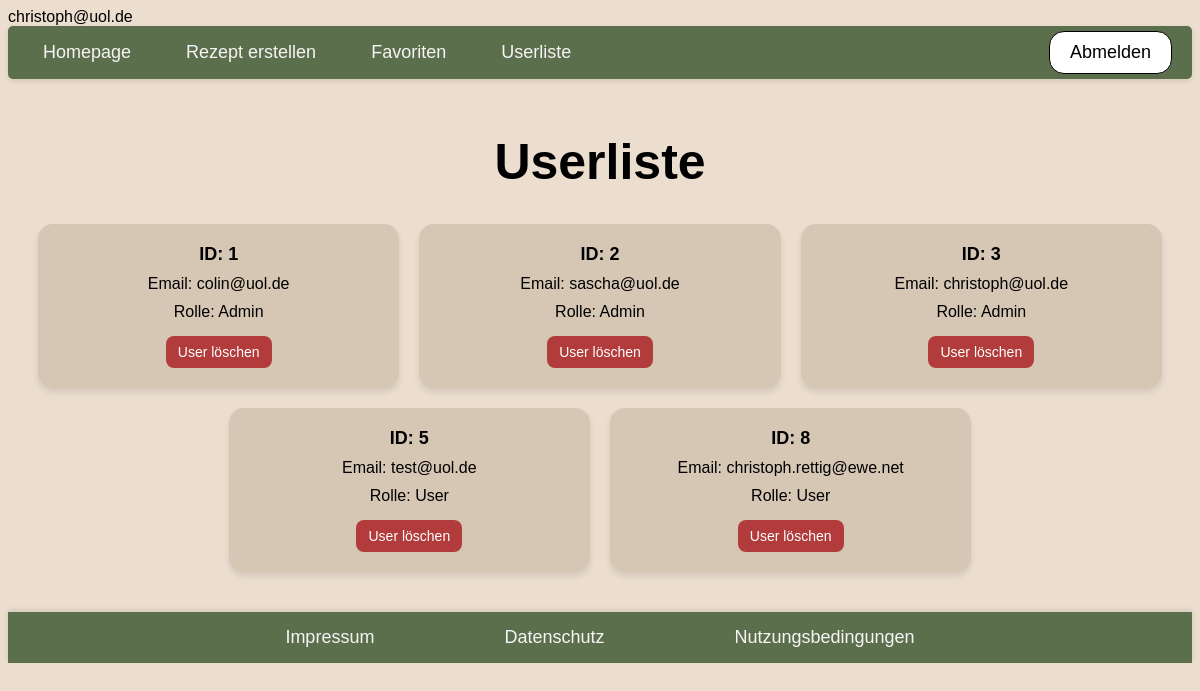
The app's page /userliste.php (signed in), older data.
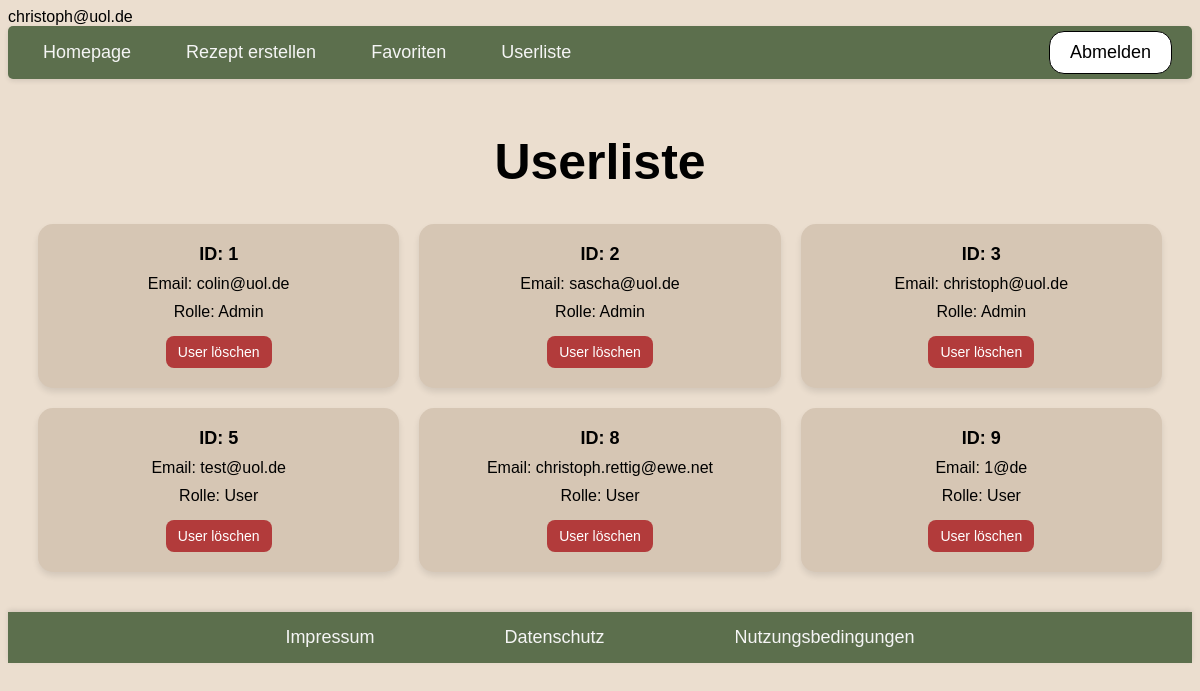
The same page, newer data.
### tables this page shows
CREATE TABLE user (
                id INTEGER PRIMARY KEY AUTOINCREMENT,
                email TEXT NOT NULL UNIQUE,
                passwort TEXT NOT NULL,
                rolle TEXT DEFAULT 'User'
            );

### userliste.php (called while the page is built, shortened)
<?php
require_once "php/controller/UserController.php";
$userController = new UserController();
$users = $userController->request();
require_once "php/view/userliste.php";

### php/model/UserPDOSQLite.php (called while the page is built, shortened)
<?php
require_once "UserEintrag.php";
class UserPDOSQLite implements UserDAO
{
    private static $instance = null;
    public static function getInstance()
    {
        if (self::$instance === null) {
            self::$instance = new UserPDOSQLite();
        }
        return self::$instance;
    }
    public function getUsers()
    {
        try {
            $db = $this->getConnection();
            $sql = "SELECT * FROM user";
            $command = $db->prepare($sql);
            if (!$command->execute()) {
                throw new InternalErrorException();
            }
            $result = $command->fetchAll();
            $entries = [];
            foreach ($result as $row) {
                $entries[] = new UserEintrag(
                    $row["id"],
                    $row["email"],
                    $row["passwort"],
                    $row["rolle"]
                );
            }
            return $entries;
        } catch (PDOException $exc) {
            throw new InternalErrorException();
        }
    }
    private function getConnection()
    {
        try {
            $user = 'root';
            $pw = null;
            $dsn = 'sqlite:db/rezept.db';
            $db = new PDO($dsn, $user, $pw);
            $db->exec("PRAGMA foreign_keys = ON;");
            return $db;
        } catch (PDOException $e) {
            throw new InternalErrorException();
        }
    }
}

### php/model/User.php (called while the page is built, shortened)
<?php
require_once "php/model/UserPDOSQLite.php";
class User{
    public static function getInstance(){
        return UserPDOSQLite::getInstance();
    }
}
?>

### php/controller/UserController.php (called while the page is built, shortened)
<?php
require_once "php/model/UserEintrag.php";
require_once "php/model/User.php";
class UserController
{
    public function request()
    {
        try {
            $user = User::getInstance();
            $users = $user->getUsers();
            return $users;
        } catch (InternalErrorException $exc) {
            $_SESSION["message"] = "internal_error";
        }
    }
}

### php/model/UserEintrag.php (called while the page is built, shortened)
<?php
class UserEintrag
{
    private $id;
    private $email;
    private $rolle;
    public function __construct($id, $email, $password, $rolle)
    {
        $this->id = $id;
        $this->email = $email;
        $this->rolle = $rolle;
    }
    public function getId()
    {
        return $this->id;
    }
    public function getEmail()
    {
        return $this->email;
    }
    public function getRolle()
    {
        return $this->rolle;
    }
}

### php/view/userliste.php (the view, shortened to what this page needs)
<?php
require_once "php/include/head.php";
?>
<body>
    <?php
    require_once "php/include/header.php";
    ?>
    <main class="userliste">
        <h1>Userliste</h1>
        <div class="user-container">
            <?php if (empty($users)): ?>
                Keine Einträge vorhanden.
                <?php else:
                foreach ($users as $user): ?>
                    <div class='user-card'>
                        <span class='user-id'>ID: <?= htmlspecialchars($user->getID()) ?></span>
                        <span class='user-email'>Email: <?= htmlspecialchars($user->getEmail()) ?></span>
                        <span class='user-role'>Rolle: <?= htmlspecialchars($user->getRolle()) ?></span>
                        <form action="user-loeschen.php?email=<?= urlencode($user->getEmail()) ?>" method="post" style="display:inline;">
                            <button type="submit" class="delete-button">User löschen</button>
                        </form>
                    </div>
                <?php endforeach; ?>
            <?php endif; ?>
        </div>
    </main>
    <?php
    include_once "php/include/footer.php"
    ?>
</body>
</html>

### php/include/head.php (shortened to what this page needs)
<!DOCTYPE html>
<html lang="de">
<head>
    <link rel="stylesheet" href="css/main.css" />
</head>

### php/include/header.php
<header class="header">
  <nav class="navbar">
    <ul class="left-links">
      <li><a href="index.php">Homepage</a></li>
      <?php if (isset($_SESSION["loggedin"]) && $_SESSION["loggedin"] === true) { ?>
        <li><a href="rezeptErstellen.php">Rezept erstellen</a></li>
        <li><a href="favoriten.php">Favoriten</a></li>
        <?php if (isset($_SESSION["rolle"]) && $_SESSION["rolle"] === "Admin") { ?>
          <li><a href="userliste.php">Userliste</a></li>
        <?php } ?>
      <?php } ?>
    </ul>
    <ul class="right-buttons">
      <?php if (isset($_SESSION["loggedin"]) && $_SESSION["loggedin"] == true) { ?>
        <li><a href="abmeldung.php" class="button-link">Abmelden</a></li>
      <?php } else { ?>
        <li><a href="anmeldung.php" class="button-link">Anmelden</a></li>
        <li><a href="registrierung.php" class="button-link">Registrieren</a></li>
      <?php } ?>
    </ul>
  </nav>
</header>

### php/include/footer.php
<footer class="footer">
  <nav class="footer-nav">
    <ul>
      <li><a href="impressum.php">Impressum</a></li>
      <li><a href="datenschutz.php">Datenschutz</a></li>
      <li><a href="nutzungsbedingungen.php">Nutzungsbedingungen</a></li>
    </ul>
  </nav>
</footer>

### css/index.css (style rules this page uses)
body { background-color: rgb(235, 222, 207);; font-family: sans-serif; }
h1 { color: Black; font-family: sans-serif; font-size: 50px; text-align: center; }

### css/header.css (style rules this page uses)
.header { position: sticky; top: 0; z-index: 1000; width: 100%; box-shadow: 0 2px 5px rgba(0, 0, 0, 0.1); background-color: #5C6F4D; border-radius: 5px; }
.navbar { display: flex; justify-content: space-between; align-items: center; padding: 1px 20px; }
.navbar .left-links { display: flex; list-style: none; padding: 0; margin: 0; }
.navbar .left-links li { margin-right: 25px; }
.navbar .left-links li a { color: #F5F5F5; text-decoration: none; display: block; text-align: center; font-size: large; padding: 15px; }
.navbar .right-buttons { display: flex; list-style: none; padding: 0; margin: 0; }
.navbar .right-buttons li { margin-left: 10px; }
.navbar .right-buttons li a { display: inline-block; padding: 10px 20px; background-color: white; color: black; font-size: large; text-decoration: none; border-radius: 15px; border: 1px solid black; }
@media (min-width: 1025px) and (max-width: 1440px) { .left-links a, .right-buttons a { font-size: 1.2rem; } }

### css/footer.css (style rules this page uses)
.footer { width: 100%; background-color: #5C6F4D; box-shadow: 0 -2px 5px rgba(0, 0, 0, 0.1); position: relative; bottom: 0; margin-top: 20px; }
.footer-nav ul { display: flex; justify-content: center; align-items: center; list-style: none; margin: 0; padding: 0; gap: 100px; }
.footer-nav li a { color: #F5F5F5; text-decoration: none; font-size: large; padding: 15px; display: block; border-radius: 8px; }

### css/userliste.css (style rules this page uses)
.userliste { padding: 20px; }
.user-container { display: flex; flex-wrap: wrap; gap: 20px; justify-content: center; }
.user-card { background-color: #D6C6B4; border-radius: 15px; padding: 20px; color: black; box-shadow: 0 4px 6px rgba(0,0,0,0.1); transition: transform 0.2s ease-in-out; font-family: sans-serif; text-align: center; flex: 1 1 100%; max-width: 100%; box-sizing: border-box; }
.user-card span { display: block; margin-bottom: 10px; font-size: 16px; }
.user-card span.user-id { font-weight: bold; font-size: 18px; }
.user-role { font-size: 15px; }
.delete-button { margin-top: 5px; padding: 8px 12px; background-color: #b23b3b; color: white; border: none; border-radius: 8px; font-size: 14px; cursor: pointer; transition: background-color 0.2s ease-in-out; }
@media (min-width: 600px) { .user-card { flex: 1 1 calc(50% - 20px); max-width: calc(50% - 20px); } }
@media (min-width: 1024px) { .user-card { flex: 1 1 calc(33.333% - 20px); max-width: calc(33.333% - 20px); } }

Row changes from the older to the newer data that the page shows:
added user: id "9", email "1@de", rolle "User"
